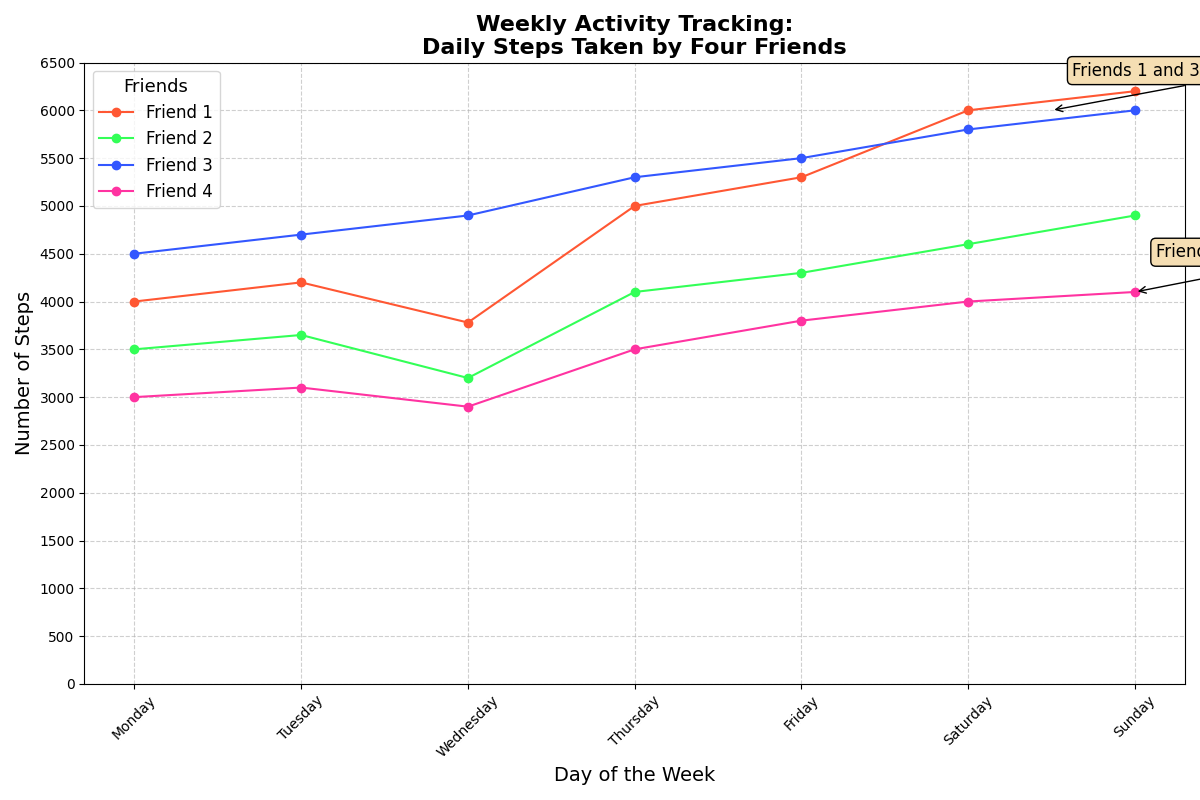

The script that drew this image:
import matplotlib.pyplot as plt
import numpy as np

# Define the days of the week
days = ["Monday", "Tuesday", "Wednesday", "Thursday", "Friday", "Saturday", "Sunday"]

# Steps walked each day by each of the four friends (artificial data)
steps_friend_1 = [4000, 4200, 3780, 5000, 5300, 6000, 6200]
steps_friend_2 = [3500, 3650, 3200, 4100, 4300, 4600, 4900]
steps_friend_3 = [4500, 4700, 4900, 5300, 5500, 5800, 6000]
steps_friend_4 = [3000, 3100, 2900, 3500, 3800, 4000, 4100]

# Convert steps data to numpy arrays for easier processing
steps_data = np.array([steps_friend_1, steps_friend_2, steps_friend_3, steps_friend_4])

# Initialize the plot
fig, ax = plt.subplots(figsize=(12, 8))

# Define a new set of colors
new_colors = ['#FF5733', '#33FF57', '#3357FF', '#FF33A1']

# Plotting the data with new colors
for i, steps in enumerate(steps_data):
    ax.plot(days, steps, marker='o', linestyle='-', color=new_colors[i], label=f'Friend {i + 1}')

# Title and labels
ax.set_title("Weekly Activity Tracking:\nDaily Steps Taken by Four Friends", fontsize=16, fontweight='bold')
ax.set_xlabel("Day of the Week", fontsize=14)
ax.set_ylabel("Number of Steps", fontsize=14)

# Adding a legend
ax.legend(title="Friends", loc='upper left', fontsize=12, title_fontsize='13')

# Customizing the grid, ticks, and layout
ax.grid(True, linestyle='--', alpha=0.6)
ax.set_xticks(days)
ax.set_yticks(range(0, 7000, 500))
plt.xticks(rotation=45)
plt.tight_layout()

# Adding annotations to highlight key observations
annotations = [
    ("Friends 1 and 3 were most active on Saturday.", 5.5, 6000),
    ("Friend 4's activity level increased gradually.", 6, 4100)
]
for text, x, y in annotations:
    ax.annotate(text, (x, y), xytext=(15, 25), textcoords='offset points',
                arrowprops=dict(arrowstyle="->", color='black'), fontsize=12, bbox=dict(boxstyle="round,pad=0.3", edgecolor="black", facecolor="wheat"))

# Show plot
plt.show()
